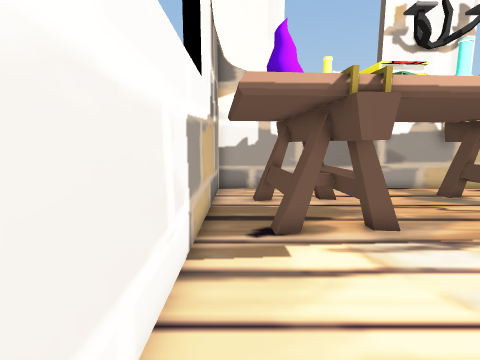
View 1 (above)

12 first-person views from a walk through a Unity game level. The camera is 1.2 m above the floor, tilts 8° down and sees 85° across. The floor is counted in squares, 0.5 m on a side. Each view is taken from the middle of a square. On the plan, view 1 faces up. The plan holds only what a view shows up to about 18 squares ahead; the rest is blank. The place goes on beyond the plan. The player is left out. Some surface patterns are stand-ins.

View 2
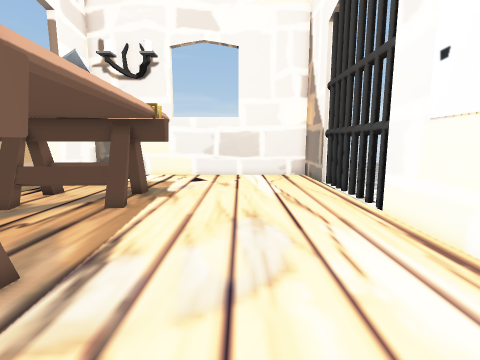

View 3
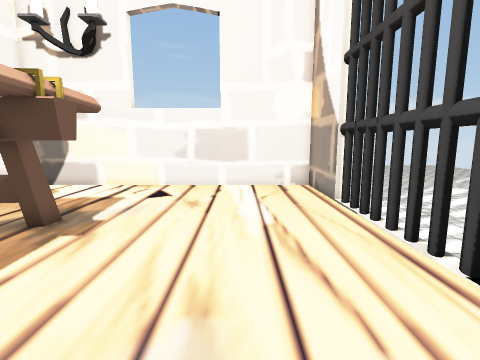

View 4
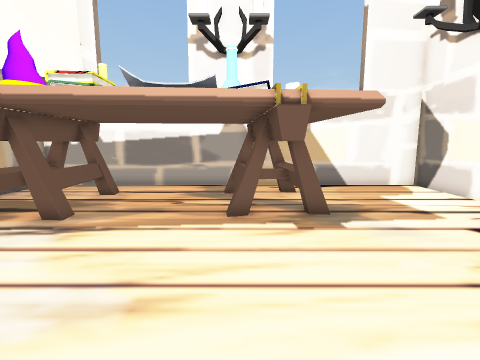

View 5
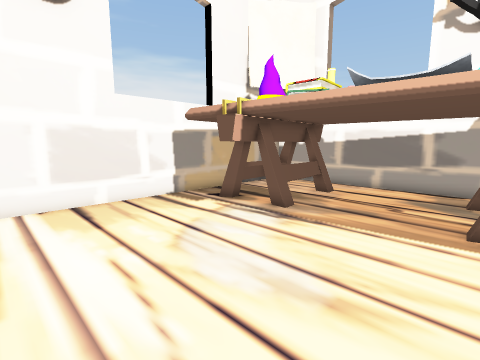

View 6
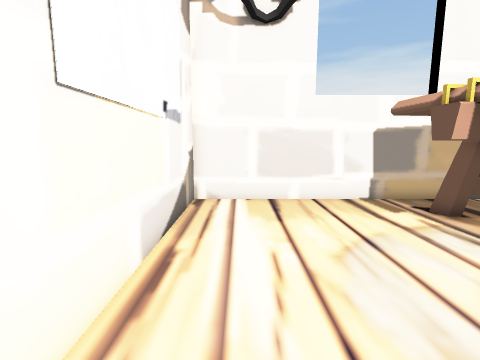

View 7
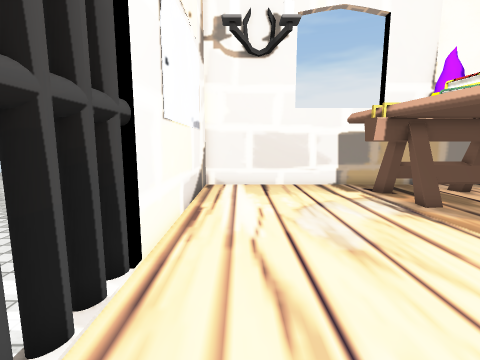

View 8
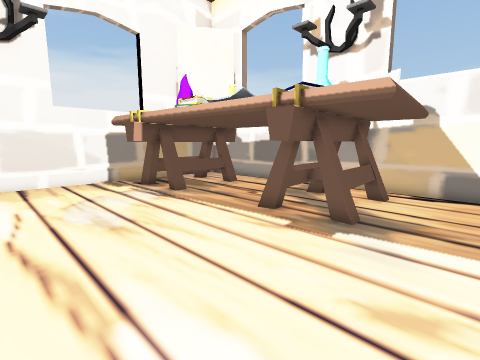

View 9
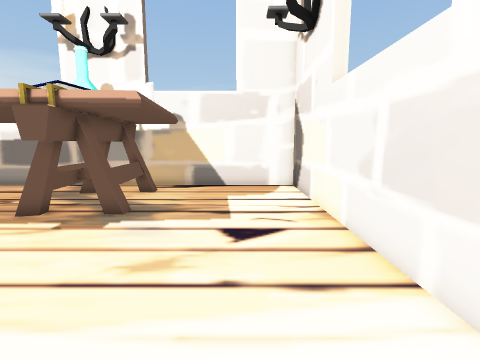

View 10
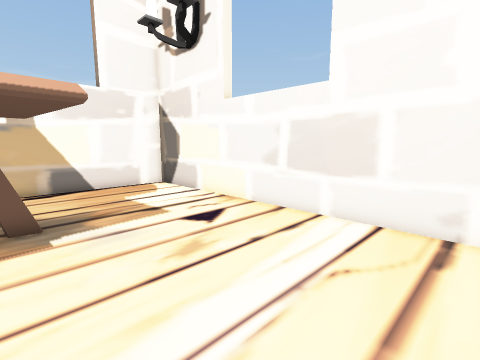

View 11
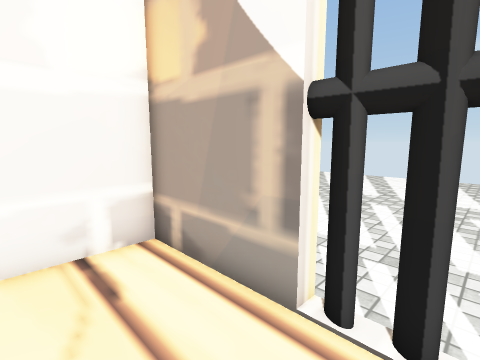

View 12
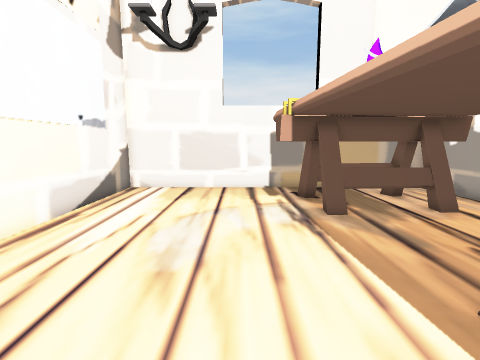

### Floor plan
Key: @ floor where view 1 was taken; # wall or solid block; x gap in a wall; . main floor; - floor 0.25 m lower than the main floor; = window, fence, low wall or low ledge; ^ raised ledge; T thing the floor can be seen under or through.
Columns run from 1 left of view 1 to 20 right of it. Each row starts with its distance up from view 1.
 14 ######################
 13 #..##......TT........#
 12 #. ##=.....#Tx.......#
 11 #.###=.....^^^.......#
 10 #.=##=.....=#^.......#
  9 #.=#T=.....=#^#......#
  8 #.=TT=.....^^^=......#
  7 #.=TTT.....###.......#
  6 #..TT.......##.......#
  5 #....................#
  4 #....................#
  3 #....................#
  2 #....................#
  1 #....................#
  0 #@...................#
 -1 #....................#
 -2 ##########xxxxxxx#####
 -3            --  --#

Positions as (right, up) in squares from view 1, and headings:
1: (0, 0), facing up
2: (0, 3), facing right
3: (5, 2), facing right
4: (10, -1), facing up
5: (10, -1), facing up-left
6: (10, 0), facing left
7: (14, 0), facing left
8: (16, 0), facing up-left
9: (17, -1), facing up
10: (12, -1), facing up-right
11: (14, 1), facing down-right
12: (13, 4), facing left
